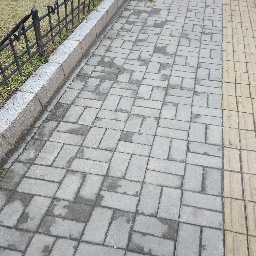
#> input picture show/right/right-0-36.jpg, 256 x 256 px; its folder holds only this picture in this run
$ python pic_rotation.py
#> lines starting #> are read from the running program, lines starting #| are printed output that depends on the picture
# -*- coding: utf-8 -*-
"""
Created on Mon Mar 26 15:29:08 2018

@author: Mr.Su
"""

import os
from PIL import Image


#水平翻转图片函数
rootdir = r'C:\\Users\\Yaodong Su\\Desktop\\GraduationThesis\\自拍素材\图片\\right'  # 指明被遍历的文件夹
for parent, dirnames, filenames in os.walk(rootdir):
    for filename in filenames:
        print('parent is :' + parent)
        print('filename is :' + filename)
        currentPath = os.path.join(parent, filename)
        print('the fulll name of the file is :' + currentPath)

        im = Image.open(currentPath)
#> im is the input picture: PIL image 256x256 RGB; mean R, G, B 167.7, 168.3, 165.9
        out = im.transpose(Image.FLIP_LEFT_RIGHT)
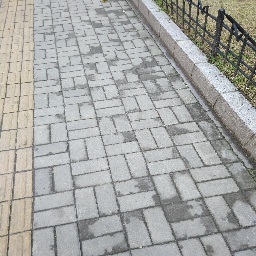
#> out: PIL image 256x256 RGB; mean R, G, B 167.7, 168.3, 165.9
        newname=r"C:\\Users\\Yaodong Su\\Desktop\\GraduationThesis\\自拍素材\图片\\right2"+'\\'+filename
        out.save(newname)


$ run again, on show/right/right-left-15-15.jpg
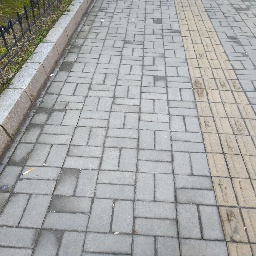
#> input picture show/right/right-left-15-15.jpg, 256 x 256 px
#> im is the input picture: PIL image 256x256 RGB; mean R, G, B 167.4, 168.1, 166.7
#> `out = im.transpose(Image.FLIP_LEFT_RIGHT)`:
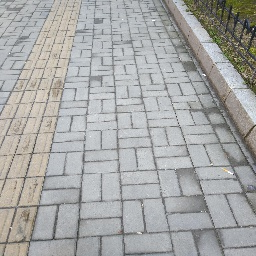
#> out: PIL image 256x256 RGB; mean R, G, B 167.4, 168.1, 166.7

$ run again, on show/right/right-left-15-26.jpg
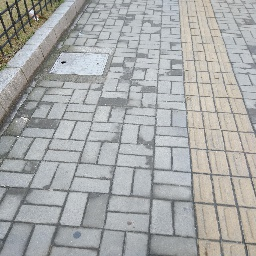
#> input picture show/right/right-left-15-26.jpg, 256 x 256 px
#> im is the input picture: PIL image 256x256 RGB; mean R, G, B 169.4, 170.8, 169.9
#> `out = im.transpose(Image.FLIP_LEFT_RIGHT)`:
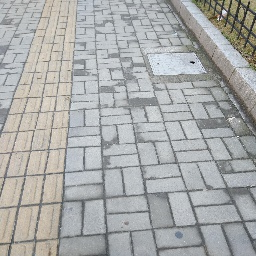
#> out: PIL image 256x256 RGB; mean R, G, B 169.4, 170.8, 169.9

$ run again, on show/right/right-left-5-23.jpg
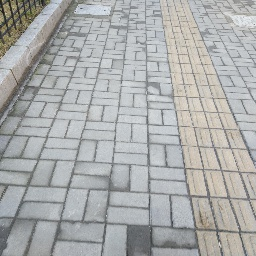
#> input picture show/right/right-left-5-23.jpg, 256 x 256 px
#> im is the input picture: PIL image 256x256 RGB; mean R, G, B 171.2, 172.7, 172
#> `out = im.transpose(Image.FLIP_LEFT_RIGHT)`:
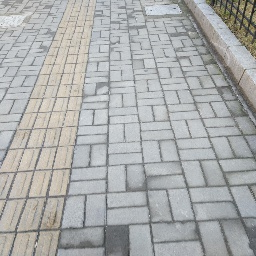
#> out: PIL image 256x256 RGB; mean R, G, B 171.2, 172.7, 172

$ run again, on show/right/right-0-52.jpg
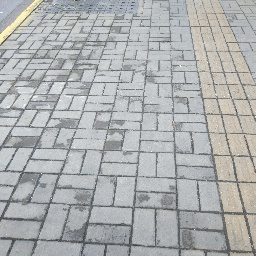
#> input picture show/right/right-0-52.jpg, 256 x 256 px
#> im is the input picture: PIL image 256x256 RGB; mean R, G, B 173.8, 176.1, 176.6
#> `out = im.transpose(Image.FLIP_LEFT_RIGHT)`:
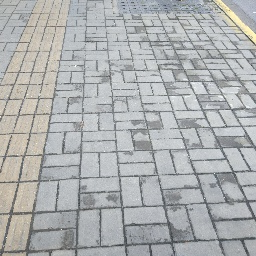
#> out: PIL image 256x256 RGB; mean R, G, B 173.8, 176.1, 176.6
